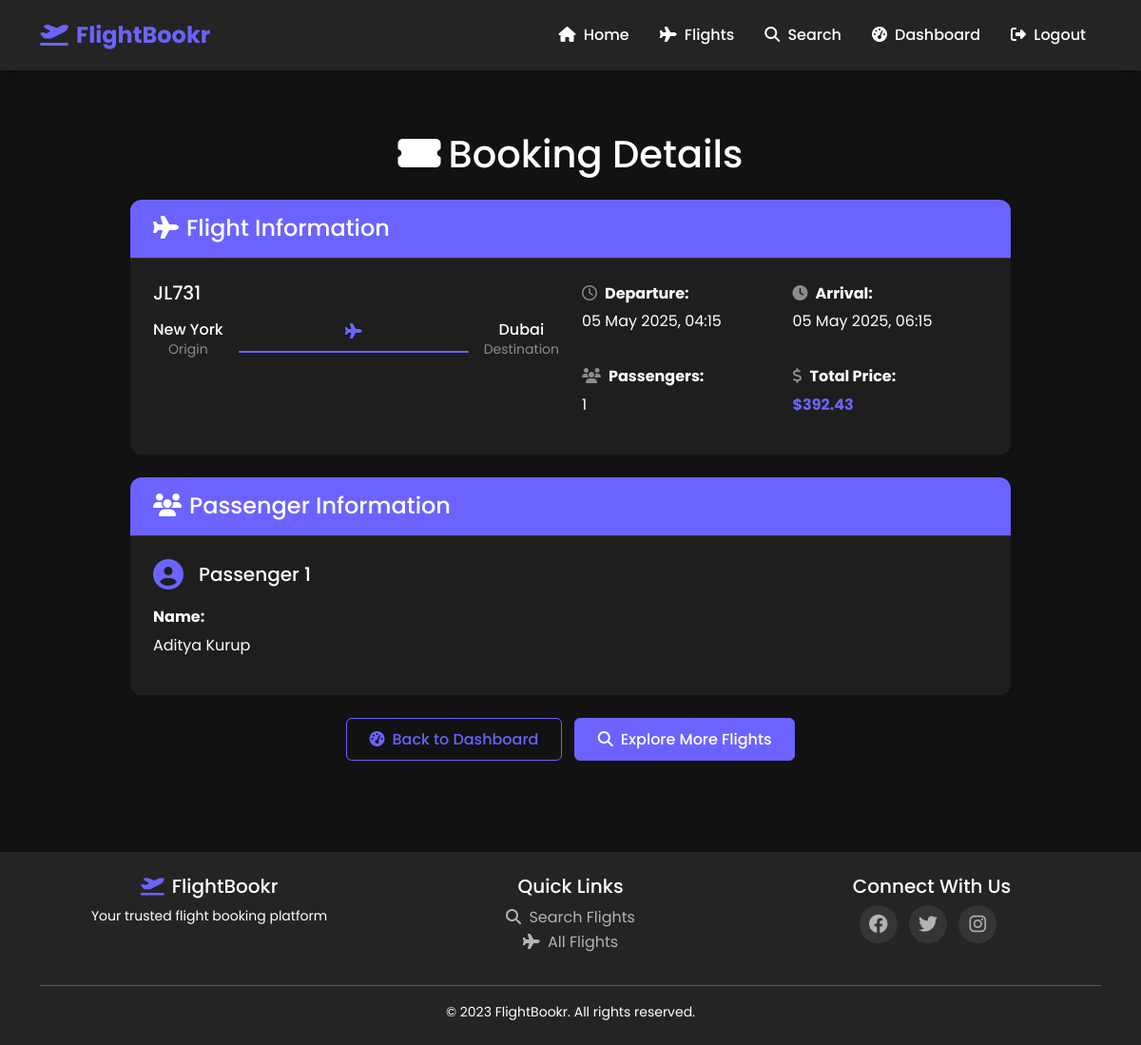
/booking_details/3 (signed in), run on the app's committed database.
### tables this page shows
CREATE TABLE flights (
        id INTEGER PRIMARY KEY AUTOINCREMENT,
        flight_number TEXT NOT NULL,
        origin TEXT NOT NULL,
        destination TEXT NOT NULL,
        departure_time TIMESTAMP NOT NULL,
        arrival_time TIMESTAMP NOT NULL,
        price REAL NOT NULL,
        total_seats INTEGER NOT NULL,
        available_seats INTEGER NOT NULL
    );

CREATE TABLE bookings (
        id INTEGER PRIMARY KEY AUTOINCREMENT,
        user_id INTEGER NOT NULL,
        flight_id INTEGER NOT NULL,
        booking_date TIMESTAMP DEFAULT CURRENT_TIMESTAMP,
        total_passengers INTEGER NOT NULL,
        total_price REAL NOT NULL,
        FOREIGN KEY (user_id) REFERENCES users (id),
        FOREIGN KEY (flight_id) REFERENCES flights (id)
    );

CREATE TABLE passengers (
        id INTEGER PRIMARY KEY AUTOINCREMENT,
        booking_id INTEGER NOT NULL,
        first_name TEXT NOT NULL,
        last_name TEXT NOT NULL,
        date_of_birth TEXT,
        passport_number TEXT,
        phone_number TEXT,
        FOREIGN KEY (booking_id) REFERENCES bookings (id)
    );

### app.py (the view)
    def wrapped_view(**kwargs):
        if 'user_id' not in session:
            flash('Please log in to access this page', 'danger')
            return redirect(url_for('login'))
        return view(**kwargs)

### app.py (called while the page is built)
def login_required(view):
    def wrapped_view(**kwargs):
        if 'user_id' not in session:
            flash('Please log in to access this page', 'danger')
            return redirect(url_for('login'))
        return view(**kwargs)
    wrapped_view.__name__ = view.__name__
    return wrapped_view

@app.route('/booking_details/<int:booking_id>')
@login_required
def booking_details(booking_id):
    booking_info = get_booking_details(booking_id)
    if not booking_info or booking_info['booking']['user_id'] != session['user_id']:
        flash('Booking not found or access denied', 'danger')
        return redirect(url_for('dashboard'))
    return render_template('booking_details.html',
                          booking=booking_info['booking'],
                          passengers=booking_info['passengers'])

@app.template_filter('date_format')
def date_format(value, format='%Y-%m-%d %H:%M'):
    if value is None:
        return ""
    if isinstance(value, str):
        try:
            for fmt in ['%Y-%m-%d %H:%M:%S', '%Y-%m-%d %H:%M:%S.%f', '%Y-%m-%d %H:%M']:
                try:
                    value = datetime.strptime(value, fmt)
                    break
                except ValueError:
                    continue
        except Exception as e:
            print(f"Error parsing date: {e}")
            return value
    try:
        return value.strftime(format)
    except Exception as e:
        print(f"Error formatting date: {e}")
        return str(value)

### booking.py (called while the page is built)
def get_booking_details(booking_id):
    conn = get_db_connection()
    cursor = conn.cursor()
    cursor.execute(
        """
        SELECT b.*, f.flight_number, f.origin, f.destination,
        f.departure_time, f.arrival_time, f.price
        FROM bookings b
        JOIN flights f ON b.flight_id = f.id
        WHERE b.id = ?
        """,
        (booking_id,)
    )
    booking = cursor.fetchone()
    if not booking:
        conn.close()
        return None
    cursor.execute(
        "SELECT * FROM passengers WHERE booking_id = ?",
        (booking_id,)
    )
    passengers = [dict(passenger) for passenger in cursor.fetchall()]
    conn.close()
    return {
        'booking': dict(booking),
        'passengers': passengers
    }

### db.py (called while the page is built)
def get_db_connection():
    conn = sqlite3.connect(DATABASE_PATH)
    conn.row_factory = sqlite3.Row
    return conn

### templates/booking_details.html (shortened to what this page needs)
{% extends 'base.html' %}
{% block content %}
<div class="container py-5">
    <div class="row justify-content-center">
        <div class="col-lg-10">
            <h1 class="text-center mb-4"><i class="fas fa-ticket-alt me-2"></i>Booking Details</h1>
            <div class="card shadow-sm border-0 mb-4">
                <div class="card-header bg-primary text-white py-3">
                    <h2 class="h4 m-0"><i class="fas fa-plane me-2"></i>Flight Information</h2>
                </div>
                <div class="card-body p-4">
                    <div class="row">
                        <div class="col-md-6">
                            <div class="mb-4">
                                <h3 class="h5">{{ booking.flight_number }}</h3>
                                <div class="d-flex align-items-center mt-3">
                                    <div class="text-center me-3">
                                        <h4 class="h6 mb-0">{{ booking.origin }}</h4>
                                        <p class="small text-muted mb-0">Origin</p>
                                    </div>
                                    <div class="flex-grow-1 text-center">
                                        <i class="fas fa-plane text-primary"></i>
                                        <div class="progress my-2" style="height: 2px;">
                                            <div class="progress-bar bg-primary" role="progressbar" style="width: 100%"></div>
                                        </div>
                                    </div>
                                    <div class="text-center ms-3">
                                        <h4 class="h6 mb-0">{{ booking.destination }}</h4>
                                        <p class="small text-muted mb-0">Destination</p>
                                    </div>
                                </div>
                            </div>
                        </div>
                        <div class="col-md-6">
                            <div class="row g-3">
                                <div class="col-sm-6">
                                    <p class="mb-1"><strong><i class="far fa-clock me-2 text-muted"></i>Departure:</strong></p>
                                    <p>{{ booking.departure_time|date_format('%d %b %Y, %H:%M') }}</p>
                                </div>
                                <div class="col-sm-6">
                                    <p class="mb-1"><strong><i class="fas fa-clock me-2 text-muted"></i>Arrival:</strong></p>
                                    <p>{{ booking.arrival_time|date_format('%d %b %Y, %H:%M') }}</p>
                                </div>
                                <div class="col-sm-6">
                                    <p class="mb-1"><strong><i class="fas fa-users me-2 text-muted"></i>Passengers:</strong></p>
                                    <p>{{ booking.total_passengers }}</p>
                                </div>
                                <div class="col-sm-6">
                                    <p class="mb-1"><strong><i class="fas fa-dollar-sign me-2 text-muted"></i>Total Price:</strong></p>
                                    <p class="text-primary fw-bold">${{ booking.total_price }}</p>
                                </div>
                            </div>
                        </div>
                    </div>
                </div>
            </div>
            <div class="card shadow-sm border-0">
                <div class="card-header bg-primary text-white py-3">
                    <h2 class="h4 m-0"><i class="fas fa-users me-2"></i>Passenger Information</h2>
                </div>
                <div class="card-body p-0">
                    <div class="list-group list-group-flush">
                        {% for passenger in passengers %}
                        <div class="list-group-item p-4">
                            <div class="d-flex align-items-center mb-3">
                                <i class="fas fa-user-circle fa-2x text-primary me-3"></i>
                                <h3 class="h5 mb-0">Passenger {{ loop.index }}</h3>
                            </div>
                            <div class="row g-3">
                                <div class="col-md-6">
                                    <p class="mb-1"><strong>Name:</strong></p>
                                    <p>{{ passenger.first_name }} {{ passenger.last_name }}</p>
                                </div>
                            </div>
                        </div>
                        {% endfor %}
                    </div>
                </div>
            </div>
            <div class="text-center mt-4">
                <a href="{{ url_for('dashboard') }}" class="btn btn-outline-primary me-2">
                    <i class="fas fa-tachometer-alt me-2"></i>Back to Dashboard
                </a>
                <a href="{{ url_for('flights') }}" class="btn btn-primary">
                    <i class="fas fa-search me-2"></i>Explore More Flights
                </a>
            </div>
        </div>
    </div>
</div>
{% endblock %}

### static/css/style.css (style rules this page uses)
:root { --primary-color: #6c63ff; --primary-color-dark: #5046e5; --secondary-color: #4a47a3; --accent-color: #ff6b6b; --dark-bg: #121212; --card-bg: #1e1e1e; --header-bg: #242424; --card-header: #2a2a2a; --text-primary: #ffffff; --text-secondary: #b3b3b3; --text-muted: #8b8b8b; --border-color: #333333; --hover-color: #7367ff; --success-color: #4caf50; --info-color: #2196f3; --warning-color: #ff9800; --danger-color: #f44336; }
body { font-family: 'Poppins', sans-serif; line-height: 1.6; color: var(--text-primary); background-color: var(--dark-bg); }
.card { border: none; border-radius: 12px; box-shadow: 0 5px 15px rgba(0, 0, 0, 0.3); overflow: hidden; transition: transform 0.3s, box-shadow 0.3s; margin-bottom: 1.5rem; background-color: var(--card-bg); }
.card-header { background-color: var(--card-header); color: var(--text-primary); font-weight: 600; padding: 1rem 1.5rem; border-bottom: 1px solid var(--border-color); }
.card-body { padding: 1.5rem; background-color: var(--card-bg); color: var(--text-primary); }
.btn { padding: 0.6rem 1.5rem; border-radius: 6px; font-weight: 500; transition: all 0.3s; }
.btn-primary { background-color: var(--primary-color); border-color: var(--primary-color); color: white; }
.btn-outline-primary { color: var(--primary-color); border-color: var(--primary-color); background-color: transparent; }
.bg-primary { background-color: var(--primary-color) !important; }
.list-group-item { background-color: var(--card-bg); border-color: var(--border-color); color: var(--text-primary); }
.text-primary { color: var(--primary-color) !important; }
.text-muted { color: var(--text-muted) !important; }
.text-white { color: var(--text-primary) !important; }
.progress { background-color: var(--border-color); }
.progress-bar { background-color: var(--primary-color); }

### data on the page
flights: flight_number "JL731", origin "New York", destination "Dubai", departure_time "05 May 2025, 04:15", arrival_time "05 May 2025, 06:15"
bookings: total_passengers "1", total_price "392.43"
passengers: first_name "Aditya", last_name "Kurup"
